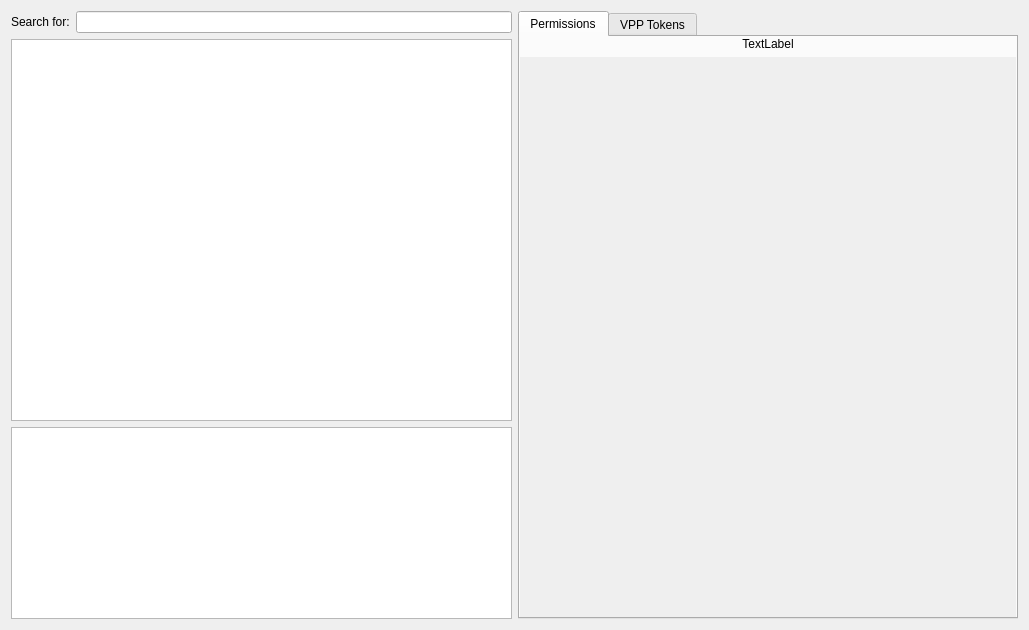
<?xml version="1.0" encoding="UTF-8"?>
<ui version="4.0">
 <class>CheckLdapUserPermissionsWidget</class>
 <widget class="QDialog" name="CheckLdapUserPermissionsWidget">
  <property name="geometry">
   <rect>
    <x>0</x>
    <y>0</y>
    <width>1029</width>
    <height>630</height>
   </rect>
  </property>
  <property name="windowTitle">
   <string>Check LDAP Users Permissions</string>
  </property>
  <layout class="QHBoxLayout" name="horizontalLayout_2">
   <item>
    <layout class="QVBoxLayout" name="verticalLayout">
     <item>
      <layout class="QHBoxLayout" name="horizontalLayout">
       <item>
        <widget class="QLabel" name="label">
         <property name="text">
          <string>Search for:</string>
         </property>
        </widget>
       </item>
       <item>
        <widget class="SearchLineEdit" name="searchWidget">
         <property name="sizePolicy">
          <sizepolicy hsizetype="Expanding" vsizetype="Preferred">
           <horstretch>0</horstretch>
           <verstretch>0</verstretch>
          </sizepolicy>
         </property>
        </widget>
       </item>
      </layout>
     </item>
     <item>
      <widget class="StyledTreeView" name="usersView">
       <property name="sizePolicy">
        <sizepolicy hsizetype="Expanding" vsizetype="Expanding">
         <horstretch>1</horstretch>
         <verstretch>1</verstretch>
        </sizepolicy>
       </property>
       <property name="minimumSize">
        <size>
         <width>500</width>
         <height>0</height>
        </size>
       </property>
       <property name="rootIsDecorated">
        <bool>false</bool>
       </property>
       <property name="itemsExpandable">
        <bool>false</bool>
       </property>
       <property name="expandsOnDoubleClick">
        <bool>false</bool>
       </property>
      </widget>
     </item>
     <item>
      <widget class="StyledTreeView" name="groupsWidget">
       <property name="sizePolicy">
        <sizepolicy hsizetype="Expanding" vsizetype="Expanding">
         <horstretch>1</horstretch>
         <verstretch>0</verstretch>
        </sizepolicy>
       </property>
       <property name="rootIsDecorated">
        <bool>false</bool>
       </property>
       <property name="itemsExpandable">
        <bool>false</bool>
       </property>
      </widget>
     </item>
    </layout>
   </item>
   <item>
    <widget class="QTabWidget" name="tabWidget">
     <property name="currentIndex">
      <number>0</number>
     </property>
     <widget class="QWidget" name="permissionsTab">
      <attribute name="title">
       <string>Permissions</string>
      </attribute>
      <layout class="QVBoxLayout" name="verticalLayout_5">
       <property name="leftMargin">
        <number>0</number>
       </property>
       <property name="topMargin">
        <number>0</number>
       </property>
       <property name="rightMargin">
        <number>0</number>
       </property>
       <property name="bottomMargin">
        <number>0</number>
       </property>
       <item>
        <widget class="QLabel" name="permissionLabel">
         <property name="sizePolicy">
          <sizepolicy hsizetype="Preferred" vsizetype="Preferred">
           <horstretch>0</horstretch>
           <verstretch>0</verstretch>
          </sizepolicy>
         </property>
         <property name="text">
          <string>TextLabel</string>
         </property>
         <property name="alignment">
          <set>Qt::AlignCenter</set>
         </property>
        </widget>
       </item>
       <item>
        <widget class="QScrollArea" name="scrollArea">
         <property name="frameShape">
          <enum>QFrame::NoFrame</enum>
         </property>
         <property name="frameShadow">
          <enum>QFrame::Plain</enum>
         </property>
         <property name="lineWidth">
          <number>0</number>
         </property>
         <property name="horizontalScrollBarPolicy">
          <enum>Qt::ScrollBarAlwaysOff</enum>
         </property>
         <property name="widgetResizable">
          <bool>true</bool>
         </property>
         <widget class="QWidget" name="scrollAreaWidgetContents_3">
          <property name="geometry">
           <rect>
            <x>0</x>
            <y>0</y>
            <width>481</width>
            <height>557</height>
           </rect>
          </property>
          <layout class="QVBoxLayout" name="verticalLayout_4">
           <item>
            <widget class="AdminPermissionsWidget" name="permissionsWidget" native="true"/>
           </item>
           <item>
            <spacer name="verticalSpacer_2">
             <property name="orientation">
              <enum>Qt::Vertical</enum>
             </property>
             <property name="sizeHint" stdset="0">
              <size>
               <width>20</width>
               <height>1</height>
              </size>
             </property>
            </spacer>
           </item>
          </layout>
         </widget>
        </widget>
       </item>
      </layout>
     </widget>
     <widget class="QWidget" name="vppTokensTab">
      <attribute name="title">
       <string>VPP Tokens</string>
      </attribute>
      <layout class="QVBoxLayout" name="verticalLayout_3">
       <property name="leftMargin">
        <number>0</number>
       </property>
       <property name="rightMargin">
        <number>0</number>
       </property>
       <property name="bottomMargin">
        <number>0</number>
       </property>
       <item>
        <widget class="QLabel" name="vppTokensLabel">
         <property name="text">
          <string>TextLabel</string>
         </property>
         <property name="alignment">
          <set>Qt::AlignCenter</set>
         </property>
        </widget>
       </item>
       <item>
        <widget class="AdminVppTokensAccessWidget" name="tokensWidget" native="true">
         <property name="sizePolicy">
          <sizepolicy hsizetype="Preferred" vsizetype="Expanding">
           <horstretch>0</horstretch>
           <verstretch>0</verstretch>
          </sizepolicy>
         </property>
        </widget>
       </item>
      </layout>
     </widget>
    </widget>
   </item>
  </layout>
 </widget>
 <customwidgets>
  <customwidget>
   <class>StyledTreeView</class>
   <extends>QTreeView</extends>
   <header>FileWaveGuiLib/styledviews/styledtreeview.h</header>
  </customwidget>
  <customwidget>
   <class>SearchLineEdit</class>
   <extends>QLineEdit</extends>
   <header>FileWaveGuiLib/searchlineedit/searchlineedit.h</header>
   <container>1</container>
  </customwidget>
  <customwidget>
   <class>AdminPermissionsWidget</class>
   <extends>QWidget</extends>
   <header>FWAdminLib/AdminPermissionsWidget.h</header>
   <container>1</container>
  </customwidget>
  <customwidget>
   <class>AdminVppTokensAccessWidget</class>
   <extends>QWidget</extends>
   <header>FWAdminLib/AdminVppTokensAccessWidget.h</header>
   <container>1</container>
  </customwidget>
 </customwidgets>
 <resources/>
 <connections/>
</ui>
